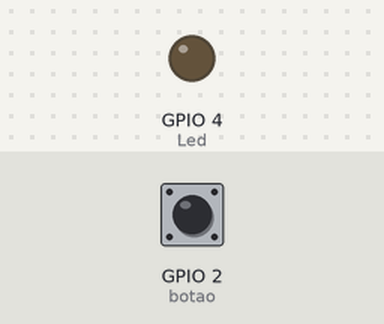
This sketch was run on a simulated ESP32. Parts: output pins drawn as LEDs (lit = HIGH). The test bench sets the inputs (shaded band); at power-on: GPIO 2 (botao) HIGH.

Above: at 1.2 s.
1.3 s: GPIO 2 (botao) pulled LOW for 0.15 s
At 2.8 s:
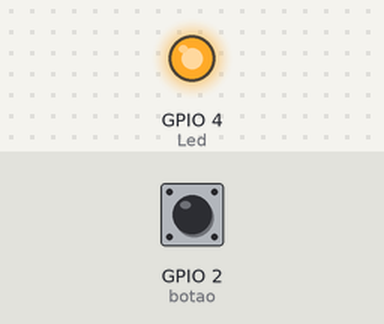
4.4 s: GPIO 2 (botao) pulled LOW for 1 s
At 7.9 s:
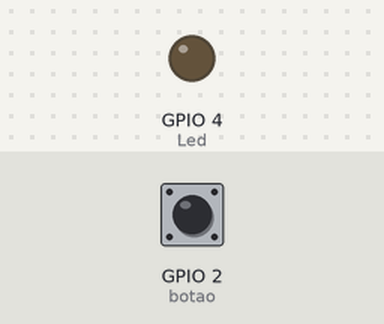
8.4 s: GPIO 2 (botao) pulled LOW for 3.2 s
At 12.3 s:
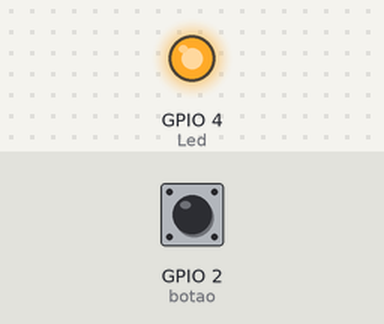
Timing chart, 0 to 15.1 s (numbered marks = the images above; inputs shaded):
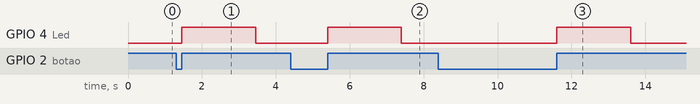

Measured:
- after the input at 1.3 s, GPIO 4 (Led): LOW → HIGH after 0.15 s, → LOW 2.0 s later
- after the input at 4.4 s, GPIO 4 (Led): LOW → HIGH after 1.0 s, → LOW 2.0 s later
- after the input at 8.4 s, GPIO 4 (Led): LOW → HIGH after 3.2 s, → LOW 2.0 s later

The sketch:

interrup__o_externa.ino
```cpp
/*Cria um código por meio de interrupção que seja capaz de detectar o apertar de um botão, e daí mantenha um led ligado por 2 segundos*/

  #define botao 2
  #define Led 4

  volatile int sinal = 0;

  portMUX_TYPE mux = portMUX_INITIALIZER_UNLOCKED;

  void IRAM_ATTR interrupcao()
  {
    portENTER_CRITICAL_ISR(&mux);
    sinal++;
    portEXIT_CRITICAL_ISR(&mux);
  }


void setup()
{

  pinMode(botao, INPUT_PULLUP);
  pinMode(Led, OUTPUT);

  attachInterrupt(digitalPinToInterrupt(botao), interrupcao, RISING);

  digitalWrite(Led, LOW);
}

void loop()
{
  if(sinal>0)
  {
    portENTER_CRITICAL_ISR(&mux);
    sinal = 0;
    portEXIT_CRITICAL_ISR(&mux);
    digitalWrite(Led, HIGH);
    delay(2000);
    digitalWrite(Led, LOW);
  }

}
```
